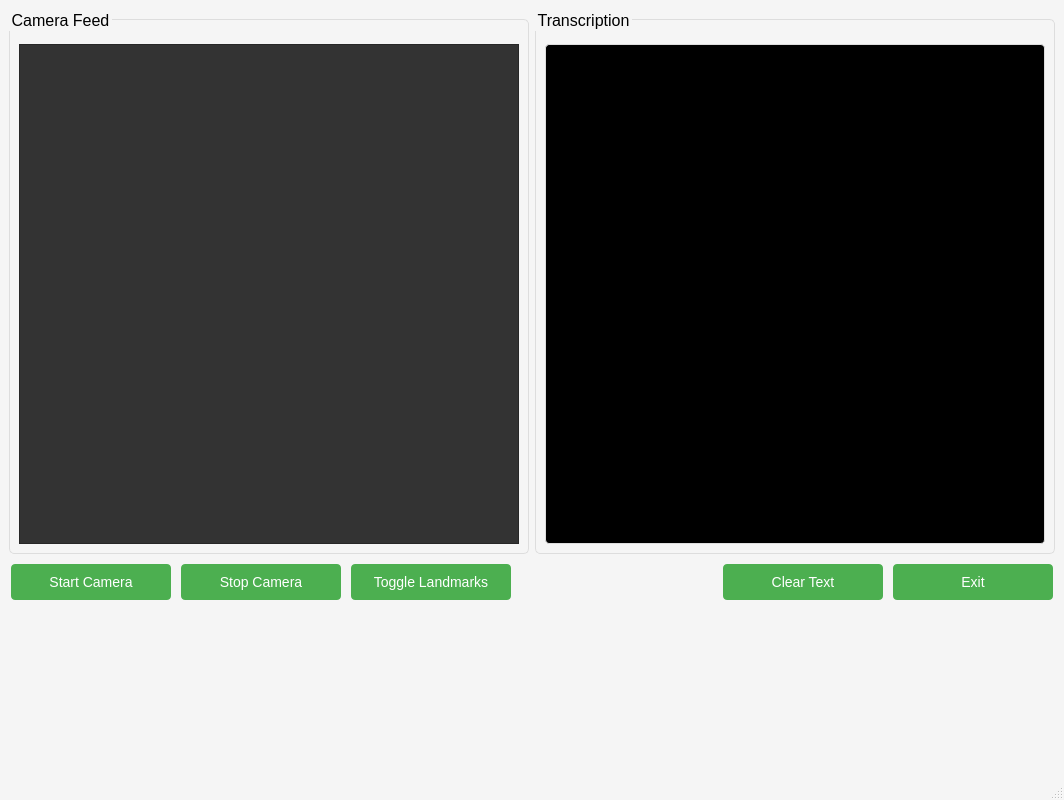
<?xml version="1.0" encoding="UTF-8"?>
<ui version="4.0">
 <class>MainWindow</class>
 <widget class="QMainWindow" name="MainWindow">
  <property name="geometry">
   <rect>
    <x>0</x>
    <y>0</y>
    <width>1000</width>
    <height>800</height>
   </rect>
  </property>
  <property name="windowTitle">
   <string>Sign Language Translator</string>
  </property>
  <property name="styleSheet">
   <string notr="true">QMainWindow {
    background-color: #f5f5f5;
}
QGroupBox {
    border: 1px solid #ddd;
    border-radius: 5px;
    margin-top: 10px;
    padding-top: 15px;
    font-size: 16px;
}
QPushButton {
    background-color: #4CAF50;
    border: none;
    color: white;
    padding: 10px 20px;
    text-align: center;
    text-decoration: none;
    font-size: 14px;
    margin: 4px 2px;
    border-radius: 4px;
    min-width: 120px;
}
QPushButton:hover {
    background-color: #45a049;
}
QTextEdit {
    background-color: black;
    border: 1px solid #ddd;
    border-radius: 4px;
    padding: 8px;
    font-size: 25px;
    color: white;
}
QLabel {
    font-weight: bold;
    font-size: 16px;
    color: #333;
}
QGraphicsView {
    background-color: #333;
}</string>
  </property>
  <widget class="QWidget" name="centralwidget">
   <layout class="QVBoxLayout" name="mainVerticalLayout" spacing="20">
    <!-- Main Content Area -->
    <item>
     <layout class="QHBoxLayout" name="contentLayout" spacing="20">
      <!-- Camera Feed -->
      <item>
       <widget class="QGroupBox" name="cameraGroup">
        <property name="title">
         <string>Camera Feed</string>
        </property>
        <layout class="QVBoxLayout" name="cameraLayout">
         <item>
          <widget class="QGraphicsView" name="videoView">
           <property name="minimumSize">
            <size>
             <width>500</width>
             <height>500</height>
            </size>
           </property>
           <property name="maximumSize">
            <size>
             <width>500</width>
             <height>500</height>
            </size>
           </property>
           <property name="sizePolicy">
            <sizepolicy hsizetype="Fixed" vsizetype="Fixed">
             <horstretch>0</horstretch>
             <verstretch>0</verstretch>
            </sizepolicy>
           </property>
           <property name="horizontalScrollBarPolicy">
            <enum>Qt::ScrollBarAlwaysOff</enum>
           </property>
           <property name="verticalScrollBarPolicy">
            <enum>Qt::ScrollBarAlwaysOff</enum>
           </property>
          </widget>
         </item>
        </layout>
       </widget>
      </item>
      
      <!-- Transcription Box -->
      <item>
       <widget class="QGroupBox" name="transcriptionGroup">
        <property name="title">
         <string>Transcription</string>
        </property>
        <layout class="QVBoxLayout" name="transcriptionLayout">
         <item>
          <widget class="QTextEdit" name="transcriptionTextBox">
           <property name="minimumSize">
            <size>
             <width>500</width>
             <height>500</height>
            </size>
           </property>
           <property name="maximumSize">
            <size>
             <width>500</width>
             <height>500</height>
            </size>
           </property>
            <property name="verticalScrollBarPolicy">
            <enum>Qt::ScrollBarAlwaysOff</enum>
            </property>
            <property name="horizontalScrollBarPolicy">
            <enum>Qt::ScrollBarAlwaysOff</enum>
            </property>
           <property name="font">
            <font>
             <family>Arial</family>
             <pointsize>12</pointsize>
            </font>
           </property>
           <property name="readOnly">
            <bool>false</bool>
           </property>
           <property name="lineWrapMode">
            <enum>QTextEdit::NoWrap</enum>
           </property>
           <property name="acceptRichText">
            <bool>false</bool>
           </property>
            <property name="overwriteMode">
            <bool>false</bool>
            </property>
            <property name="tabChangesFocus">
            <bool>true</bool>
            </property>
          </widget>
         </item>
        </layout>
       </widget>
      </item>
     </layout>
    </item>
    
    <!-- Button Controls -->
    <item>
     <layout class="QHBoxLayout" name="buttonLayout" spacing="20">
      <item>
       <widget class="QPushButton" name="cameraOnButton">
        <property name="text">
         <string>Start Camera</string>
        </property>
       </widget>
      </item>
      <item>
       <widget class="QPushButton" name="cameraOffButton">
        <property name="text">
         <string>Stop Camera</string>
        </property>
       </widget>
      </item>
      <item>
       <widget class="QPushButton" name="toggleLandmarksButton">
        <property name="text">
         <string>Toggle Landmarks</string>
        </property>
       </widget>
      </item>
      <item>
       <spacer name="horizontalSpacer">
        <property name="orientation">
         <enum>Qt::Horizontal</enum>
        </property>
        <property name="sizeHint" stdset="0">
         <size>
          <width>40</width>
          <height>20</height>
         </size>
        </property>
       </spacer>
      </item>
      <item>
       <widget class="QPushButton" name="clearButton">
        <property name="text">
         <string>Clear Text</string>
        </property>
       </widget>
      </item>
      <item>
       <widget class="QPushButton" name="exitButton">
        <property name="text">
         <string>Exit</string>
        </property>
       </widget>
      </item>
     </layout>
    </item>
    
    <!-- Bottom Spacer -->
    <item>
     <spacer name="verticalSpacer">
      <property name="orientation">
       <enum>Qt::Vertical</enum>
      </property>
      <property name="sizeHint" stdset="0">
       <size>
        <width>20</width>
        <height>20</height>
       </size>
      </property>
     </spacer>
    </item>
   </layout>
  </widget>
  <widget class="QStatusBar" name="statusbar"/>
 </widget>
 <resources/>
 <connections/>
</ui>
